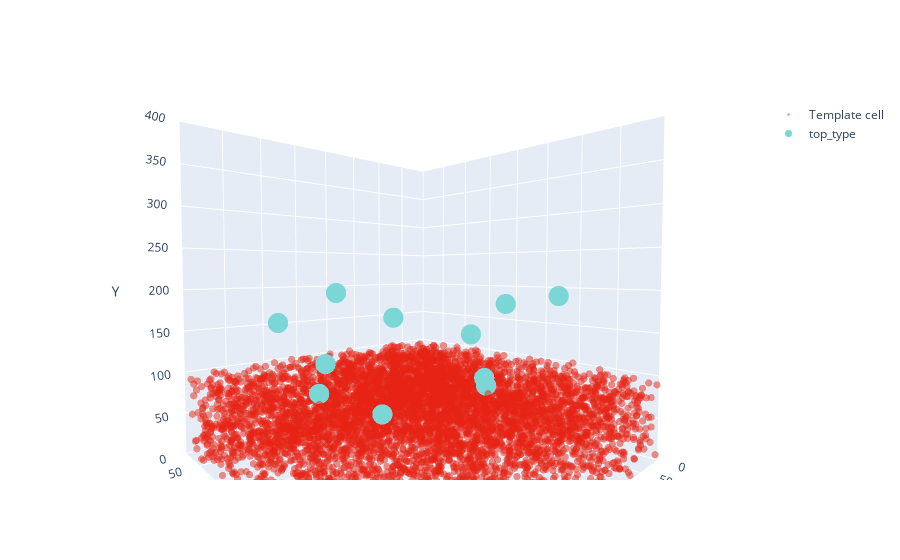

Here is the notebook cell this chart was saved with:
### Code cell
layered = from_storage("2layer.hdf5")
plot_network(layered);

### Figure 1 — Plotly figure (JSON) as saved in the notebook; plotly's stock layout.template omitted (floating-point values rounded to 4 significant figures; data arrays with more than 128 entries replaced by an {"elided": "..."} marker saying what was removed)
{"data": [{"marker": {"color": "#E62314", "size": 2.5}, "mode": "markers", "name": "Template cell", "opacity": 0.5, "type": "scatter3d", "x": {"elided": "6208 float values"}, "y": {"elided": "6208 float values"}, "z": {"elided": "6208 float values"}}, {"marker": {"color": "#7ad7d6", "size": 7}, "mode": "markers", "name": "top_type", "opacity": 1, "type": "scatter3d", "x": [218.0, 323.8, 172.2, 306.3, 97.64, 141.6, 338.2, 99.38, 197.9, 255.1, 343.0], "y": [52.29, 92.27, 121.6, 167.2, 251.6, 232.4, 207.6, 325.6, 300.9, 344.5, 311.9], "z": [192.3, 161.8, 159.7, 121.9, 181.5, 145.4, 103.1, 194.4, 104.4, 128.9, 107.9]}], "layout": {"autosize": true, "scene": {"aspectmode": "cube", "aspectratio": {"x": 1, "y": 1, "z": 1}, "camera": {"center": {"x": 0, "y": 0, "z": 0}, "eye": {"x": 0.9225, "y": 0.9905, "z": 0.05465}, "projection": {"type": "perspective"}, "up": {"x": 0, "y": 0, "z": 1}}, "xaxis": {"range": [0, 400.0], "title": {"text": "X"}, "type": "linear"}, "yaxis": {"range": [0, 400.0], "title": {"text": "Z"}, "type": "linear"}, "zaxis": {"range": [0, 400.0], "title": {"text": "Y"}, "type": "linear"}}, "showlegend": true}}
